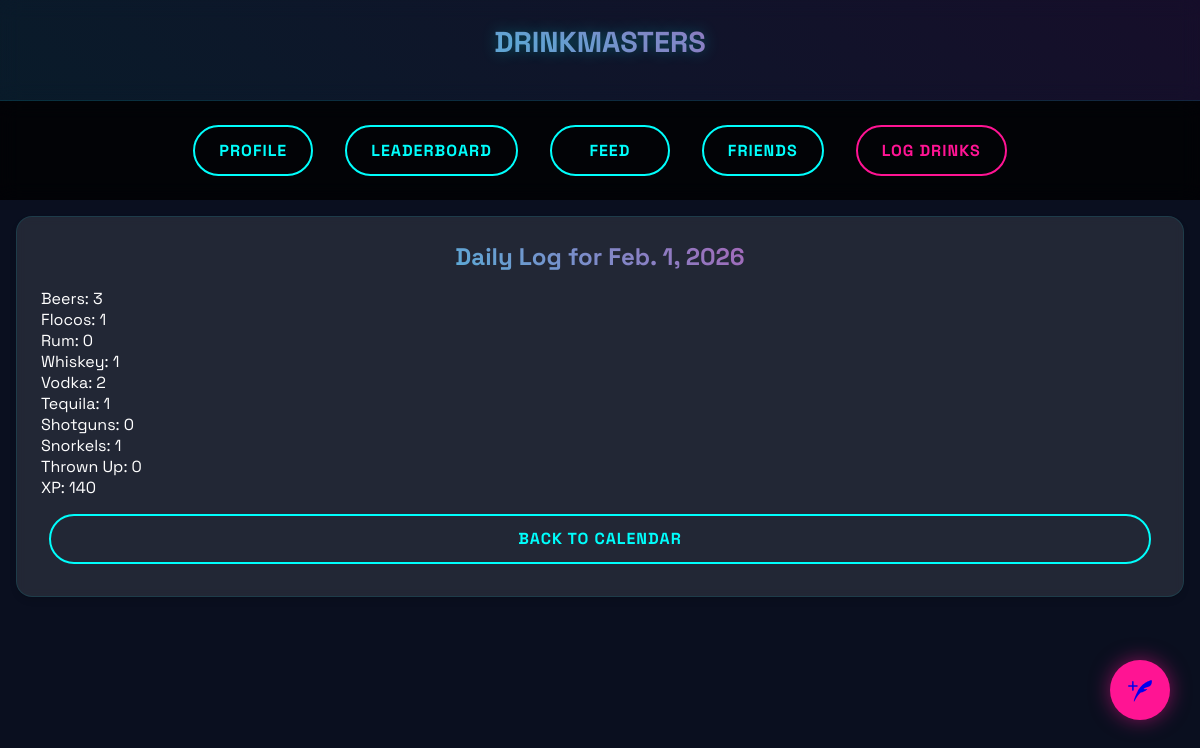
The app's page /accounts/calendar/2026/2/1/ (signed in) with its own data.
### accounts/models.py (models this page shows, shortened)
class DailyLog(models.Model):
    profile = models.ForeignKey(Profile, on_delete=models.CASCADE, related_name="daily_logs")
    date = models.DateField(help_text="Log date (3 AM to 3 AM)", default=current_log_date)
    beer = models.PositiveIntegerField(default=0)
    floco = models.PositiveIntegerField(default=0)
    rum = models.PositiveIntegerField(default=0)
    whiskey = models.PositiveIntegerField(default=0)
    vodka = models.PositiveIntegerField(default=0)
    tequila = models.PositiveIntegerField(default=0)
    shotguns = models.PositiveIntegerField(default=0)
    snorkels = models.PositiveIntegerField(default=0)
    thrown_up = models.PositiveIntegerField(default=0)
    xp = models.IntegerField(default=0)
    class Meta:
        unique_together = ("profile", "date")
        ordering = ['-date']

### accounts/views.py (the view)
# urls.py: path('calendar/<int:year>/<int:month>/<int:day>/', views.day_log_detail, name='day_log_detail'),
@login_required
def day_log_detail(request, year, month, day):
    profile = get_object_or_404(Profile, user=request.user)
    try:
        log_date = datetime(year, month, day).date()
    except ValueError:
        return render(request, 'accounts/day_log_detail.html', {'error': 'Invalid date'})
    daily_log = DailyLog.objects.filter(profile=profile, date=log_date).first()
    return render(request, 'accounts/day_log_detail.html', {
        'log_date': log_date,
        'daily_log': daily_log,
    })

### accounts/templates/accounts/day_log_detail.html
{% extends 'base.html' %}
{% block content %}
<div class="glass-card">
    <h2 class="gradient-text" style="text-align: center;">Daily Log for {{ log_date }}</h2>
    {% if daily_log %}
        <ul style="list-style: none; padding: 0;">
            <li>Beers: {{ daily_log.beer }}</li>
            <li>Flocos: {{ daily_log.floco }}</li>
            <li>Rum: {{ daily_log.rum }}</li>
            <li>Whiskey: {{ daily_log.whiskey }}</li>
            <li>Vodka: {{ daily_log.vodka }}</li>
            <li>Tequila: {{ daily_log.tequila }}</li>
            <li>Shotguns: {{ daily_log.shotguns }}</li>
            <li>Snorkels: {{ daily_log.snorkels }}</li>
            <li>Thrown Up: {{ daily_log.thrown_up }}</li>
            <li>XP: {{ daily_log.xp }}</li>
        </ul>
    {% else %}
        <p>No log recorded for this day.</p>
    {% endif %}
    <a href="{% url 'monthly_calendar' %}" class="neon-btn" style="display: block; margin-top: 1rem;">Back to Calendar</a>
</div>
{% endblock %}

### accounts/templates/base.html (style rules this page uses)
:root { --neon-cyan: #00fefc; --hot-pink: #ff1493; --deep-space: #0a0f1f; --void: #000; --glass-white: rgba(255, 255, 255, 0.1); --glass-border: rgba(0, 254, 252, 0.1); }
* { margin: 0; padding: 0; box-sizing: border-box; font-family: 'Space Grotesk', sans-serif; }
body { background: var(--deep-space); color: white; min-height: 100vh; padding-bottom: 80px; }
.glass-card { background: var(--glass-white); border-radius: 16px; padding: 1.5rem; margin: 1rem; border: 1px solid var(--glass-border); backdrop-filter: blur(5px); transition: transform 0.3s ease, box-shadow 0.3s ease; box-shadow: 0 4px 6px rgba(0, 0, 0, 0.1); }
.neon-btn { background: none; border: 2px solid var(--neon-cyan); color: var(--neon-cyan); padding: 0.8rem 1.5rem; border-radius: 50px; font-weight: 700; cursor: pointer; transition: all 0.3s ease; text-transform: uppercase; letter-spacing: 1px; text-decoration: none; display: inline-block; margin: 0.5rem; text-align: center; min-width: 120px; }
.gradient-text { background: linear-gradient(45deg, var(--neon-cyan), var(--hot-pink)); -webkit-background-clip: text; background-clip: text; -webkit-text-fill-color: transparent; }
h1, h2, h3 { margin-bottom: 1rem; }
@media (min-width: 768px) { body { padding-bottom: 0; } }

### records on screen
DailyLog: date "Feb. 1, 2026", beer "3", floco "1", rum "0", whiskey "1", vodka "2", tequila "1", shotguns "0", snorkels "1", thrown_up "0", xp "140"
